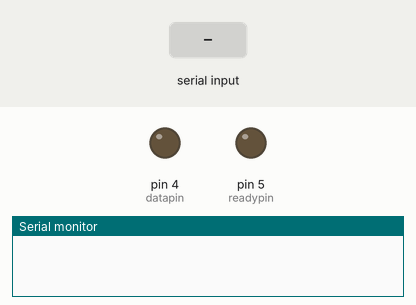
This sketch was run on a simulated Arduino Uno, built with avr-gcc and run on an emulated ATmega328P. On the bench: output pins drawn as LEDs (lit = HIGH), the last lines printed to the serial monitor. The test bench sets the inputs (shaded band).

Above: at 1.2 s.
1.3 s: "1" received over Serial
At 1.9 s:
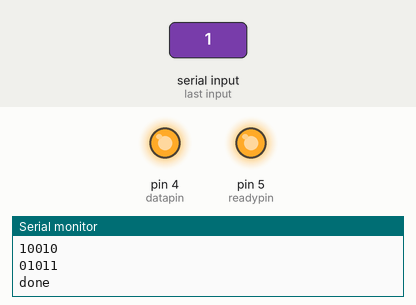
2.8 s: "0" received over Serial
At 3.8 s:
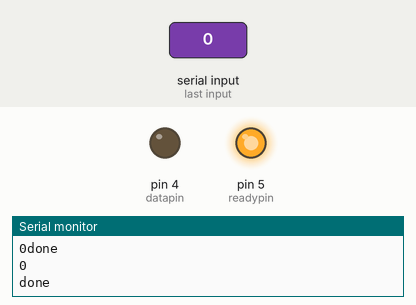
4.3 s: "2" received over Serial
At 4.8 s:
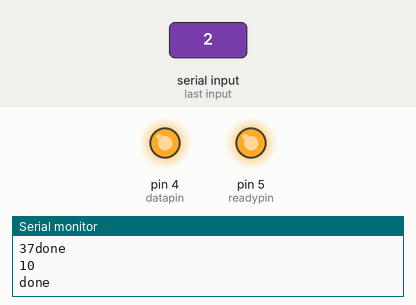
Timing chart, 0 to 7.3 s (numbered marks = the images above; inputs shaded):
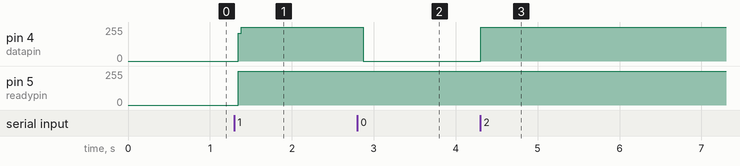

Measured:
- after the input at 1.3 s, pin 4 (datapin), pin 5 (readypin): 0/255 → 255/255 at once
- after the input at 2.8 s, pin 4 (datapin): 255/255 → 0/255 after 0.07 s
- after the input at 4.3 s, pin 4 (datapin): 0/255 → 255/255 at once

The sketch:

Host4.ino
```cpp
#define datapin 4
#define readypin 5

int which_bit  = 0;
int wbn = 1;
unsigned char str[20] = { 0, 1, 1, 1, 1,
                          1, 0, 1, 0, 0,
                          1, 0, 0, 1, 0,
                          0, 1, 0, 1, 1};

void setup() {
  Serial.begin(9600);

  pinMode(datapin, OUTPUT);
  pinMode(readypin, OUTPUT);
  digitalWrite(datapin, LOW);
  digitalWrite(readypin, LOW);
}

void send_one_bit(){
  //store bit on datapin, signal if ready on readypin
  digitalWrite(readypin, LOW);
  digitalWrite(datapin, str[which_bit]);
  digitalWrite(readypin, HIGH);

  //delay for noise-tolerance
  delay(1);

  //Print statements
  wbn = which_bit + 1;
  Serial.print(str[which_bit]);
  if(which_bit != 0 && wbn%5 == 0){
    Serial.println();
  };
  which_bit = which_bit+1;
  if(which_bit >= 20){
    Serial.println("done");
  }
}

void loop() {
  //Wait for input
  if(Serial.available()){
    //Don't care whats read, just using it as a signal to start sending bits
    Serial.read();

    //send bits one word at a time
    for(int i = 0; i < 20; i++){
      send_one_bit();
    }
  }
}
```
